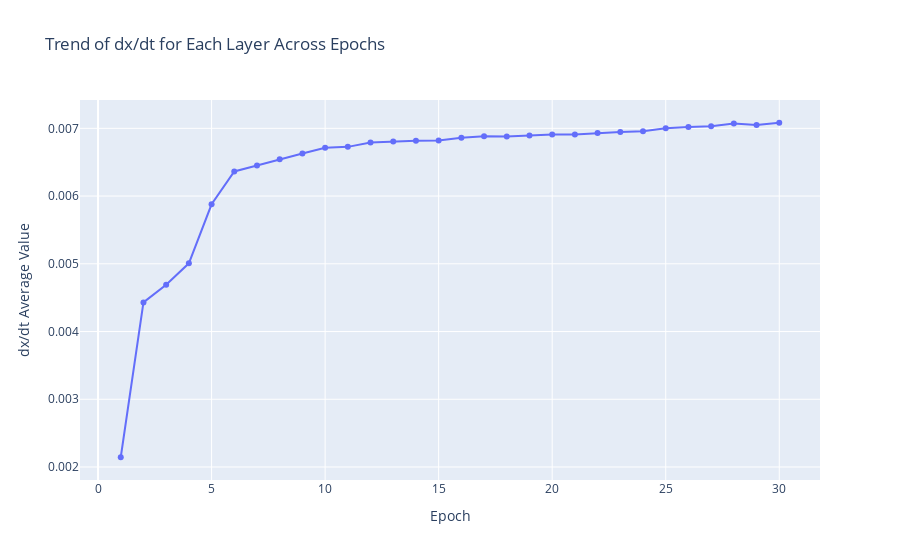

This figure's notebook cell:
### Markdown cell above
tau=10.0

### Code cell
ltc_3 = MultiSequenceLTCModel(input_size=2, hidden_size=50, output_size=2,tau1=10.0, tau2=10.0, tau3=10.0).to(device)
criterion = nn.MSELoss()
optimizer = optim.Adam(ltc_3.parameters(), lr=0.0001)

ltc_3,ltc3_time,epoch_dx_dt_history = train_LTC_model(train_loader, val_loader, ltc_3, criterion, optimizer)


predictions, actuals, mse_temp, mse_humidity, mase_temp, mase_humidity, allocated_memory, reserved_memory = evaluate_LTC_model(test_loader, ltc_3)
results = {'train_time': ltc3_time, 'allocated_memory': allocated_memory, 'reserved_memory': reserved_memory, 'epoch_dx_dt_history':epoch_dx_dt_history,
 'mse_temp':mse_temp,'mse_humidity':mse_humidity, 'mase_temp':mase_temp, 'mase_humidity':mase_humidity}
results_dict[model_name[3]] = results

plot_results(predictions, actuals)

plot_dx_dt_history(epoch_dx_dt_history)

### Figure 1 — Plotly figure (JSON) as saved in the notebook; plotly's stock layout.template omitted (floating-point values rounded to 4 significant figures)
{"data": [{"line": {"width": 2}, "marker": {"size": 6}, "mode": "lines+markers", "name": "total_avg_dx_dt dx/dt", "type": "scatter", "x": [1, 2, 3, 4, 5, 6, 7, 8, 9, 10, 11, 12, 13, 14, 15, 16, 17, 18, 19, 20, 21, 22, 23, 24, 25, 26, 27, 28, 29, 30], "y": [0.002144, 0.00443, 0.00469, 0.005007, 0.005879, 0.006364, 0.006451, 0.006543, 0.006628, 0.006714, 0.006726, 0.006789, 0.006807, 0.006818, 0.006819, 0.006863, 0.006885, 0.006879, 0.006893, 0.006909, 0.006909, 0.006932, 0.006946, 0.006959, 0.007001, 0.00702, 0.007031, 0.007071, 0.007048, 0.007083]}], "layout": {"legend": {"title": {"text": "Layer Name"}}, "title": {"text": "Trend of dx/dt for Each Layer Across Epochs"}, "xaxis": {"title": {"text": "Epoch"}}, "yaxis": {"title": {"text": "dx/dt Average Value"}}}}
